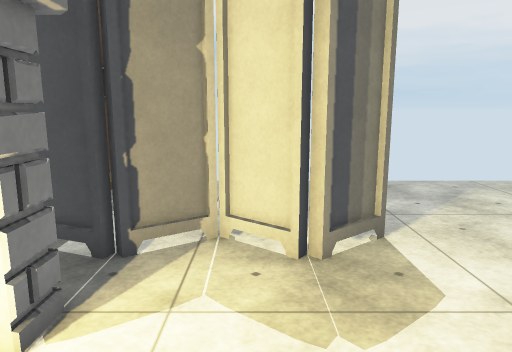
[1] (above)

16 first-person views from a walk through a scene from a Unity 3-D project. The camera is 1.4 m above the floor, tilts 10° down and sees 70° across. The floor is counted in squares, 0.5 m on a side. Each view is taken from the middle of a square. On the plan, view 1 faces up. The plan holds only what a view shows up to about 20 squares ahead; the rest is blank. Some animated figures are not drawn. Some surface patterns are stand-ins.

[2]
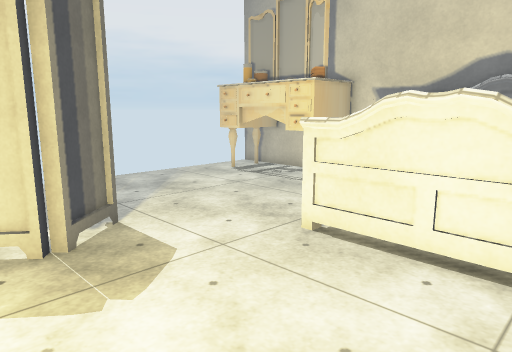

[3]
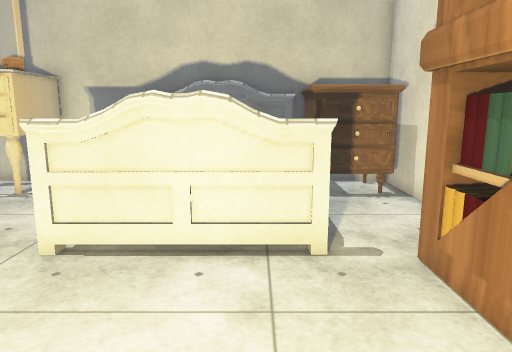

[4]
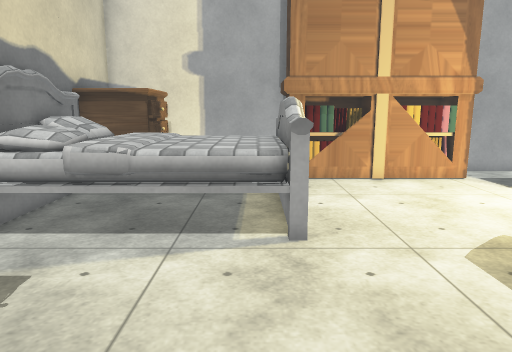

[5]
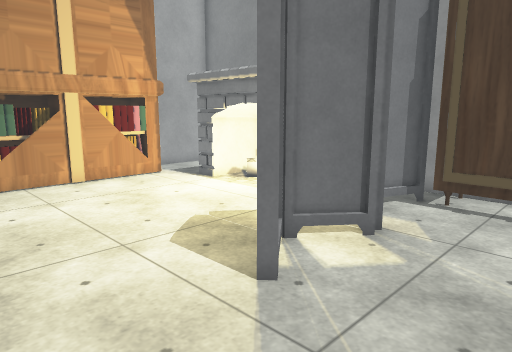

[6]
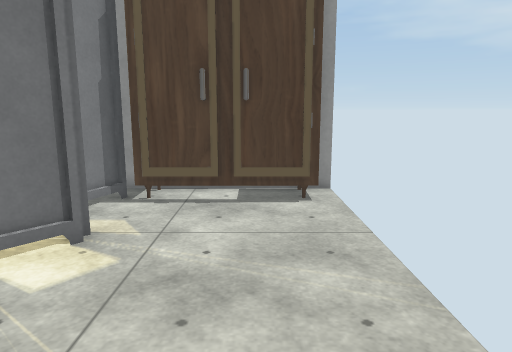

[7]
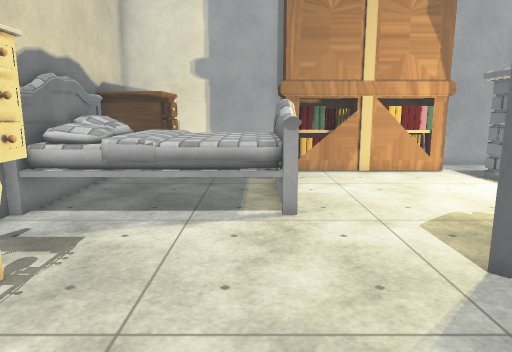

[8]
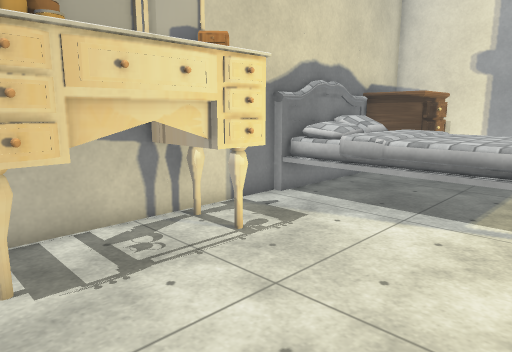

[9]
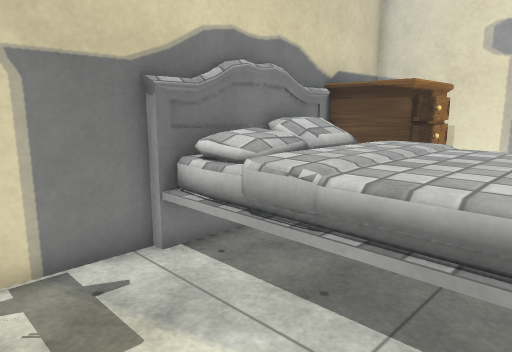

[10]
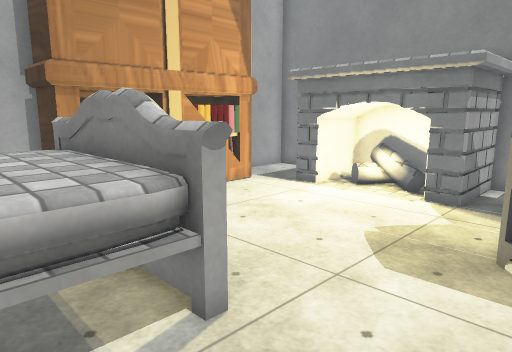

[11]
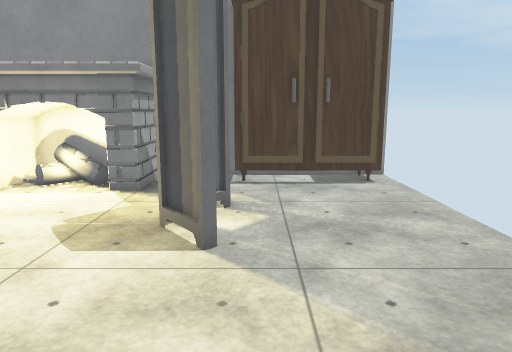

[12]
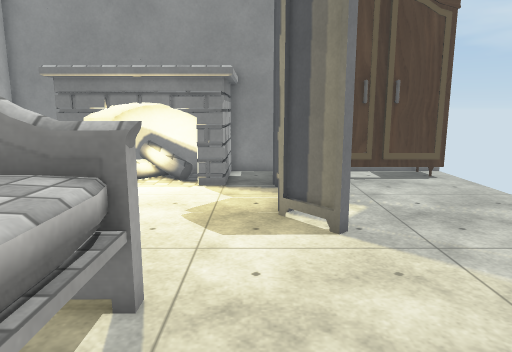

[13]
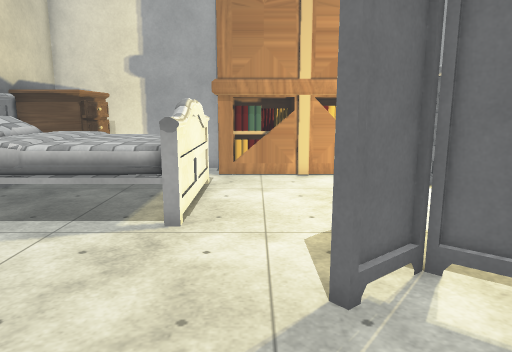

[14]
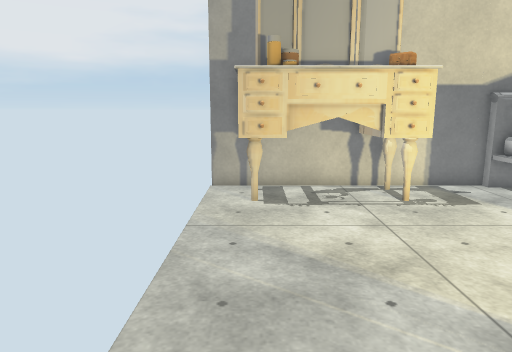

[15]
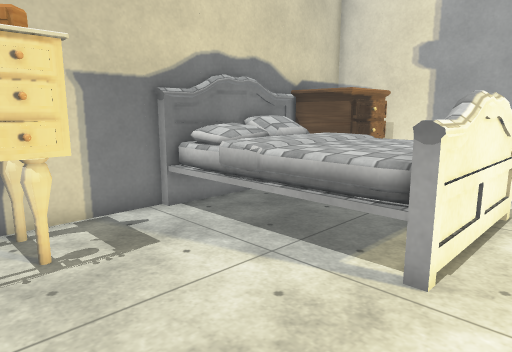

[16]
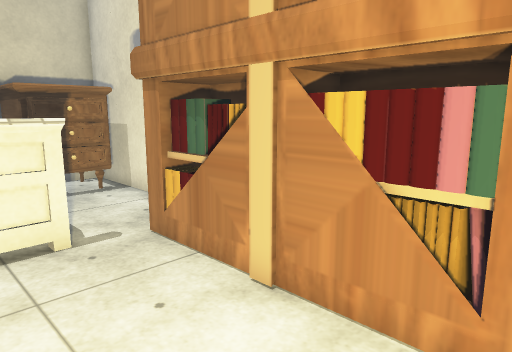

### Floor plan
Key: @ floor where view 1 was taken; # wall or solid block; . floor; O other object.
Columns run from 8 left of view 1 to 16 right of it. Each row starts with its distance up from view 1.
 15   O                   O
 14   ###...............  O
 13     #..............OOOO
 12     O..............OOOO
 11     #..............O OO
 10 OO  #..............O OO
  9 OO ##..............OOOO
  8   ##O..#O.OO.......OOOO
  7   OOO#O.OOO...........O
  6   O...................O
  5   OOOO................O
  4   O  O........OOOOOOOOO
  3   OOOO........OOOOOOOOO
  2   OOOO........OOOOOOOOO
  1   OOOO........OOOOOOOOO
  0   OOOO..@.....OOOOOOOOO
 -1   O  O........OO OOO OO
 -2   O ...............OOOOOO
 -3   O...#########....O   OO
 -4 OOO... OOO#####....O   OO
 -5   OOOO  # # #O OOOOO

Where each view was taken, in squares from view 1:
view 1: 0 up, 0 right, facing up
view 2: 1 down, 1 left, facing up-right
view 3: 0 up, 1 left, facing right
view 4: 12 up, 7 right, facing down
view 5: 12 up, 7 right, facing down-left
view 6: 12 up, 7 right, facing left
view 7: 14 up, 7 right, facing down
view 8: 14 up, 5 right, facing down-right
view 9: 8 up, 7 right, facing down-right
view 10: 8 up, 9 right, facing down-left
view 11: 9 up, 10 right, facing left
view 12: 6 up, 11 right, facing left
view 13: 13 up, 4 right, facing down
view 14: 13 up, 0 right, facing right
view 15: 10 up, 4 right, facing down-right
view 16: 1 up, 2 left, facing down-right
